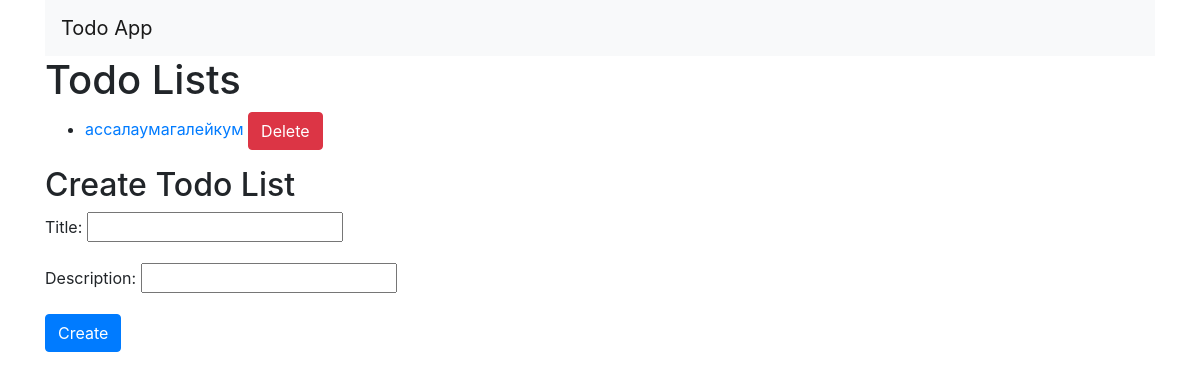
The page /todo-lists/ on the database as committed earlier.
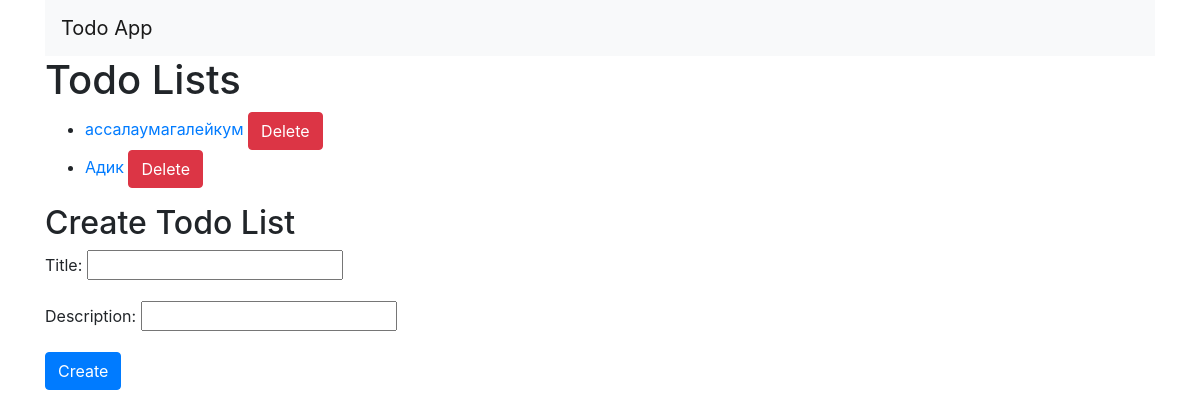
The same page on the database as committed later.
### todos/models.py (models this page shows, shortened)
class TodoList(models.Model):
    title = models.CharField(max_length=200)
    description = models.CharField(max_length=500)

### todos/views.py (the view)
# urls.py: path('todo-lists/', views.todo_lists, name='todo_lists'),
def todo_lists(request):
    todo_lists = TodoList.objects.all()
    if request.method == 'POST':
        form = TodoListForm(request.POST)
        if form.is_valid():
            form.save()
            return redirect('todo_lists')
    else:
        form = TodoListForm()
    return render(request, 'todos/todo_lists.html', {'todo_lists': todo_lists, 'form': form})

### todos/forms.py
class TodoListForm(forms.ModelForm):
    class Meta:
        model = TodoList
        fields = ['title', 'description']

### todos/templates/todos/todo_lists.html (shortened to what this page needs)
{% extends 'todos/base.html' %}
{% block content %}
<h1>Todo Lists</h1>
<ul>
    {% for todo_list in todo_lists %}
    <li>
        <a href="/todo-lists/{{ todo_list.id }}">{{ todo_list.title }}</a>
        <form method="post" action="/todo-lists/{{ todo_list.id }}/delete/" style="display:inline;">
            <button class="btn btn-danger">Delete</button>
        </form>
    </li>
    {% endfor %}
</ul>
<h2>Create Todo List</h2>
<form method="post">
    {{ form.as_p }}
    <button class="btn btn-primary">Create</button>
</form>
{% endblock %}

### todos/templates/todos/base.html (shortened to what this page needs)
<!DOCTYPE html>
<html lang="en">
<head>
    <link href="https://stackpath.bootstrapcdn.com/bootstrap/4.5.2/css/bootstrap.min.css" rel="stylesheet">
</head>
<body>
    <div class="container">
        <nav class="navbar navbar-expand-lg navbar-light bg-light">
            <a class="navbar-brand" href="/">Todo App</a>
        </nav>
        {% block content %}
        {% endblock %}
    </div>
</body>
</html>

Rows that differ between the two databases and show on the page:
added TodoList: title "Адик"
